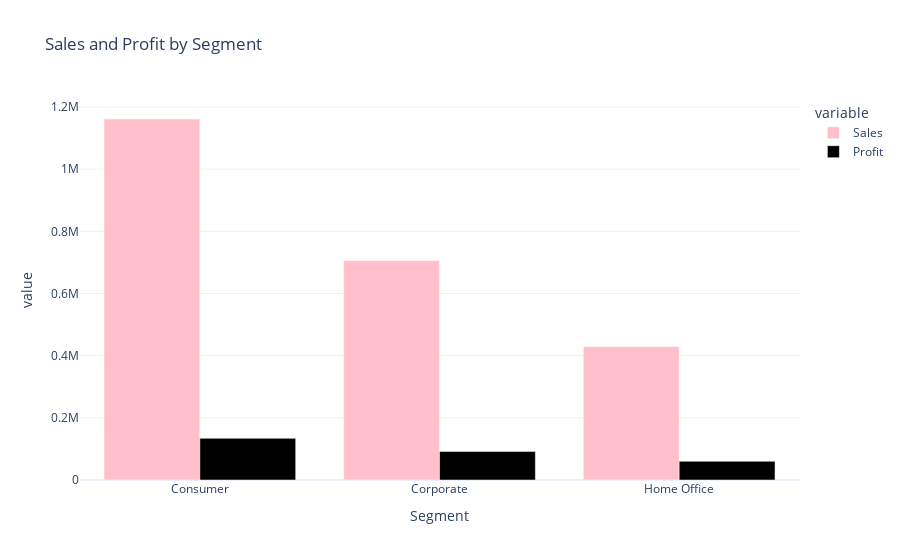

Source (notebook cell):
### Code cell
sales_profit_by_segment = data.groupby('Segment').agg({'Sales': 'sum', 'Profit': 'sum'}).reset_index()

fig = px.bar(
    sales_profit_by_segment, 
    x='Segment', 
    y=['Sales', 'Profit'],  
    barmode='group',  
    title="Sales and Profit by Segment",
    color_discrete_map={'Sales': 'pink', 'Profit': 'black'}  
)

fig.show()

### Figure 1 — Plotly figure (JSON) as saved in the notebook; plotly's stock layout.template omitted (floating-point values rounded to 4 significant figures)
{"data": [{"alignmentgroup": "True", "hovertemplate": "variable=Sales<br>Segment=%{x}<br>value=%{y}<extra></extra>", "legendgroup": "Sales", "marker": {"color": "pink", "pattern": {"shape": ""}}, "name": "Sales", "offsetgroup": "Sales", "orientation": "v", "showlegend": true, "textposition": "auto", "type": "bar", "x": ["Consumer", "Corporate", "Home Office"], "xaxis": "x", "y": [1161000.0, 706100.0, 429700.0], "yaxis": "y"}, {"alignmentgroup": "True", "hovertemplate": "variable=Profit<br>Segment=%{x}<br>value=%{y}<extra></extra>", "legendgroup": "Profit", "marker": {"color": "black", "pattern": {"shape": ""}}, "name": "Profit", "offsetgroup": "Profit", "orientation": "v", "showlegend": true, "textposition": "auto", "type": "bar", "x": ["Consumer", "Corporate", "Home Office"], "xaxis": "x", "y": [134100.0, 91980.0, 60300.0], "yaxis": "y"}], "layout": {"autosize": true, "barmode": "group", "legend": {"title": {"text": "variable"}, "tracegroupgap": 0}, "title": {"text": "Sales and Profit by Segment"}, "xaxis": {"anchor": "y", "autorange": true, "domain": [0, 1], "range": [-0.5, 2.5], "title": {"text": "Segment"}, "type": "category"}, "yaxis": {"anchor": "x", "autorange": true, "domain": [0, 1], "range": [0, 1223000.0], "title": {"text": "value"}, "type": "linear"}}}
